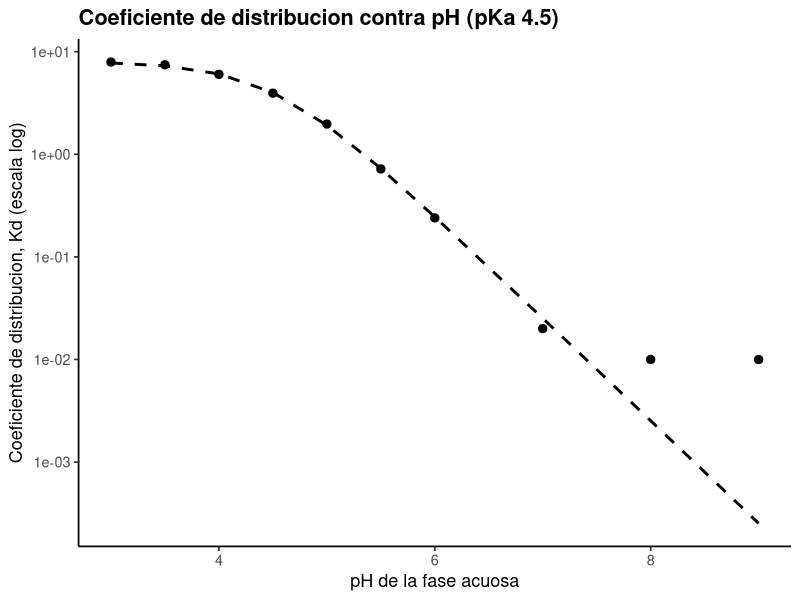
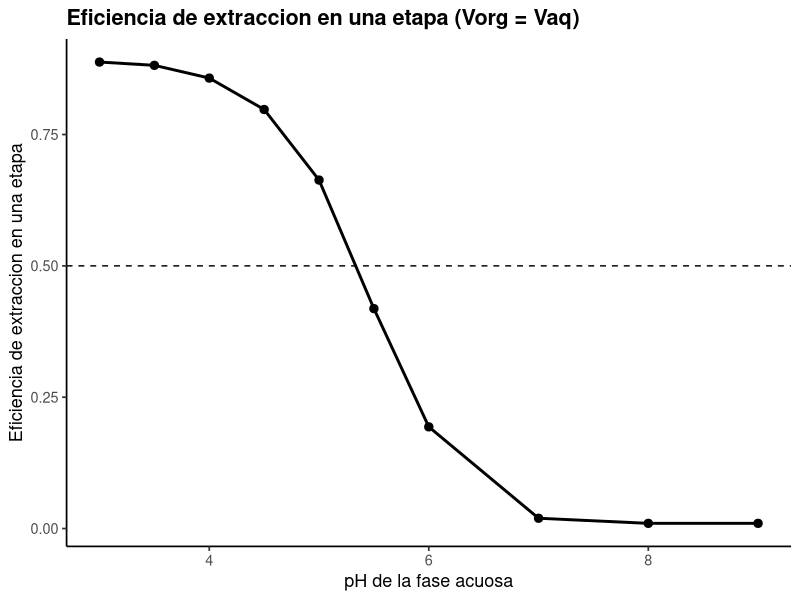
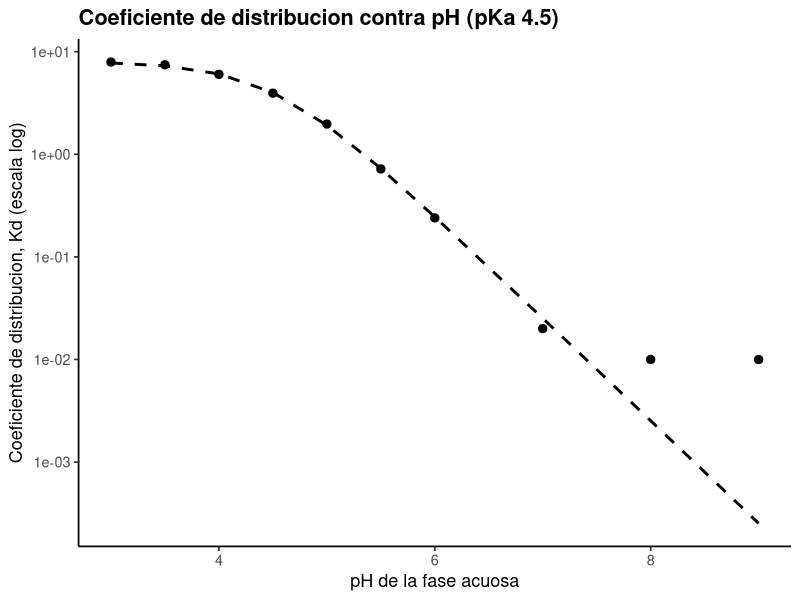
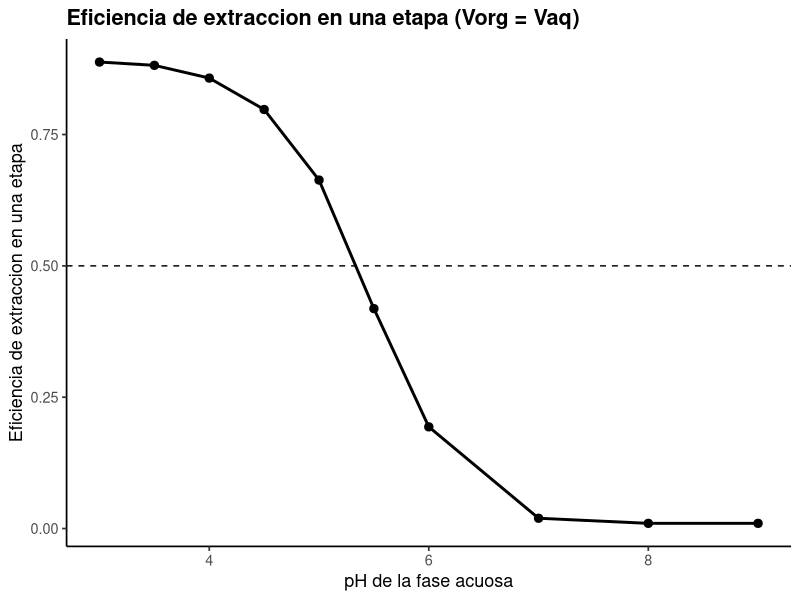

The R script that drew these images, in order:
# ==========================================================================
# 07. Extraccion liquido-liquido: coeficiente de particion y pH
# ==========================================================================
# Autor: Dr. Jose Juan Torres Martinez
# Docente de Ciencias Quimicas
# Universidad Autonoma de San Luis Potosi (UASLP)
# Mexico
#
# Material academico para estudiantes
# Serie "Bioseparaciones" - Teoria, Unidad 7. Extraccion liquido-liquido
#
# Descripcion: Recorrido por la planta, septima parada: el extractor liquido-liquido. Aqui se estudia como el pH cambia el coeficiente de particion de un acido debil (pKa 4.5): solo la forma neutra pasa a la fase organica, asi que el coeficiente de distribucion cae cuando el pH sube y el soluto se ioniza. Con Kd se calcula la eficiencia de extraccion en una etapa con volumenes iguales. Lo que se aprende aqui dice a que pH extraer y a que pH reextraer.
#
# Objetivos de aprendizaje:
#   - Calcular la fraccion neutra de un acido debil a cada pH.
#   - Relacionar el coeficiente de distribucion con el pH.
#   - Calcular la eficiencia de extraccion en una etapa.

# Datos: datos_particion.csv (coeficiente de distribucion medido contra pH; pKa 4.5, Kd de la forma neutra 8.0).
# Recorrido: llegamos al extractor con las dos fases a la vista, la acuosa y la organica. Primera parada: la fraccion neutra, el Kd y la eficiencia a cada pH. Segunda parada: las graficas de Kd y de eficiencia contra pH. En cada parada medimos, calculamos y comentamos que significa el resultado antes de seguir.
# ==========================================================================

library(tidyverse)

# --------------------------------------------------------------------------
# Parada 1. Leer los datos y calcular fraccion neutra y eficiencia
# --------------------------------------------------------------------------
# Estamos frente al extractor. Para cada pH calculamos que fraccion del soluto esta neutra, cuanto vale el Kd del modelo y que eficiencia da una etapa con volumenes iguales: esa eficiencia es la que decide si una etapa basta o hacen falta mas.
# Acido debil, pKa = 4.5. Fraccion neutra = 1 / (1 + 10^(pH - pKa)).
# Eficiencia en una etapa con Vorg = Vaq: E = Kd / (1 + Kd).
pka <- 4.5

datos <- read_csv("datos_particion.csv", show_col_types = FALSE)

datos <- datos %>%
  mutate(
    fraccion_neutra = 1 / (1 + 10^(ph - pka)),
    kd_modelo = 8.0 * fraccion_neutra,
    eficiencia_una_etapa = kd_medido / (1 + kd_medido)
  )

print(datos)

# Antes de seguir buscamos hasta que pH la eficiencia en una etapa se mantiene por encima del 50% (Kd = 1): ese es el limite de operacion de una sola etapa.
# pH al que la eficiencia en una etapa cae a 50% (Kd = 1).
ph_50 <- datos %>%
  filter(kd_medido >= 1) %>%
  summarise(ph_max_50 = max(ph)) %>%
  pull(ph_max_50)
print(tibble(ph_hasta_el_cual_E_mayor_50 = ph_50))

# --------------------------------------------------------------------------
# Parada 2. Grafica 1: Kd contra pH (medido y modelo)
# --------------------------------------------------------------------------
# Graficamos el Kd contra el pH en escala logaritmica: los puntos son lo medido y la linea punteada es el modelo con pKa 4.5.
grafica_kd <- ggplot(datos, aes(x = ph, y = kd_medido)) +
  geom_line(aes(y = kd_modelo), linetype = "dashed", linewidth = 1) +
  geom_point(size = 2.5) +
  scale_y_log10() +
  labs(
    x = "pH de la fase acuosa",
    y = "Coeficiente de distribucion, Kd (escala log)",
    title = "Coeficiente de distribucion contra pH (pKa 4.5)"
  ) +
  theme_classic(base_size = 13) +
  theme(plot.title = element_text(face = "bold"))

print(grafica_kd)

# --------------------------------------------------------------------------
# Parada 3. Grafica 2: eficiencia de extraccion en una etapa contra pH
# --------------------------------------------------------------------------
# Seguimos a la segunda grafica: la eficiencia de extraccion en una etapa contra el pH, con la linea del 50% marcada.
grafica_e <- ggplot(
  datos,
  aes(x = ph, y = eficiencia_una_etapa)
) +
  geom_hline(yintercept = 0.5, linetype = "dashed") +
  geom_line(linewidth = 1) +
  geom_point(size = 2.5) +
  labs(
    x = "pH de la fase acuosa",
    y = "Eficiencia de extraccion en una etapa",
    title = "Eficiencia de extraccion en una etapa (Vorg = Vaq)"
  ) +
  theme_classic(base_size = 13) +
  theme(plot.title = element_text(face = "bold"))

print(grafica_e)

# --------------------------------------------------------------------------
# 4. Exportar las graficas
# --------------------------------------------------------------------------
# Antes de salir del extractor guardamos las dos graficas del recorrido.
ggsave("07_kd_ph.png", grafica_kd,
       width = 18, height = 12, units = "cm", dpi = 300)
ggsave("07_eficiencia.png", grafica_e,
       width = 18, height = 12, units = "cm", dpi = 300)

# --------------------------------------------------------------------------
# Interpretacion
# --------------------------------------------------------------------------
# Grafica 1 (Kd contra pH): el eje x es el pH de la fase acuosa (adimensional) y el eje y es el coeficiente de distribucion Kd en escala log (adimensional).
# - El Kd es alto a pH acido, donde el soluto esta neutro, y cae mas de cien veces al subir el pH: la forma ionizada no pasa a la fase organica. Esto significa que el pH decide de que lado queda el soluto, y por eso lo siguiente es extraer a pH bajo y reextraer a pH alto.
# Grafica 2 (eficiencia contra pH): el eje x es el pH de la fase acuosa (adimensional) y el eje y es la eficiencia de extraccion en una etapa (adimensional, fraccion de 0 a 1).
# - La eficiencia en una etapa sigue al Kd: por encima de pH 5 ya no llega al 50% con volumenes iguales. Esto significa que a pH alto una sola etapa no basta y habria que agregar etapas o cambiar la relacion de volumenes.

# --------------------------------------------------------------------------
# Que aprendimos
# --------------------------------------------------------------------------
# - El pH es la palanca de la extraccion de solutos ionizables: se extrae a pH bajo y se reextrae a pH alto.
# - Con Kd y la relacion de volumenes se calcula la eficiencia antes de montar el extractor.
# Terminamos el recorrido en el extractor: ya sabemos a que pH extraer y a que pH reextraer. Seguimos a la ultima parada de la linea: el secador, donde el producto se seca para guardarlo.
